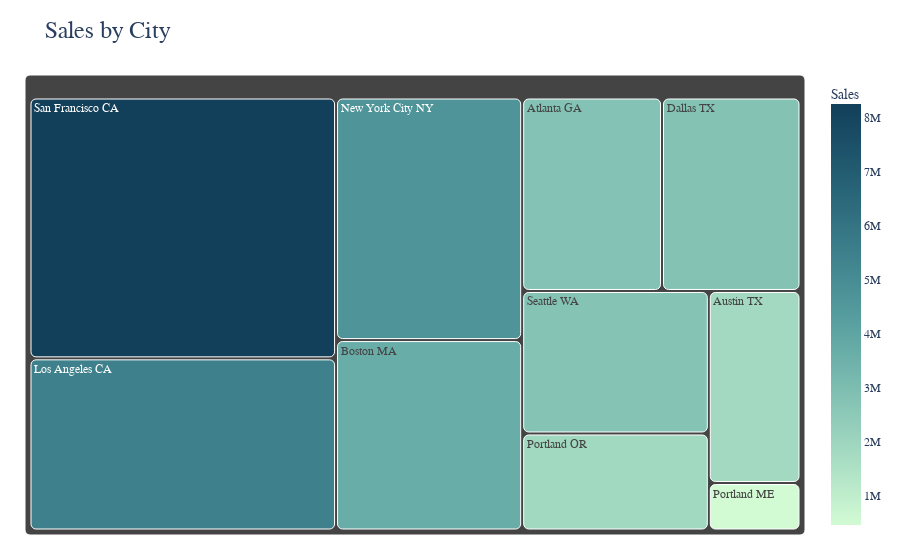

Write notebook code for a chart like this one.
### Markdown cell above
### 4. Which city generates the highest revenue?

### Code cell
city_sales = maindf.groupby('City State')['Sales'].sum()
city_data = city_sales.reset_index()
total_sales = city_data['Sales'].sum()
city_data['Percentage Contribution'] = (city_data['Sales'] / total_sales) * 100

hover_template = (
    "<b>%{label}</b><br>"
    "Sales: $%{value:,.2f}<br>"
    "Percentage Contribution: %{customdata[0]:.2f}%<br>"
)


fig = px.treemap(
    city_data,
    path=["City State"],
    values="Sales",
    color="Sales",
    color_continuous_scale="darkmint",
    title="Sales by City",
)


fig.data[0].customdata = city_data[["Percentage Contribution"]].values

fig.update_traces(
    hovertemplate=hover_template,
    hoverinfo="skip",
    marker=dict(cornerradius=5),
)


fig.update_layout(
    margin=dict(t=75, l=25, r=25, b=25),
    title_font=dict(size=24),
    font_family="Arial Black",
)

fig.show()
fig.write_html("sales_by_city_treemap.html")

### Figure 1 — Plotly figure (JSON) as saved in the notebook; plotly's stock layout.template omitted (floating-point values rounded to 4 significant figures)
{"data": [{"branchvalues": "total", "customdata": [[8.105], [5.275], [10.62], [8.025], [15.81], [13.52], [1.304], [5.424], [23.95], [7.966]], "domain": {"x": [0, 1], "y": [0, 1]}, "hoverinfo": "skip", "hovertemplate": "<b>%{label}</b><br>Sales: $%{value:,.2f}<br>Percentage Contribution: %{customdata[0]:.2f}%<br>", "ids": ["Atlanta GA", "Austin TX", "Boston MA", "Dallas TX", "Los Angeles CA", "New York City NY", "Portland ME", "Portland OR", "San Francisco CA", "Seattle WA"], "labels": ["Atlanta GA", "Austin TX", "Boston MA", "Dallas TX", "Los Angeles CA", "New York City NY", "Portland ME", "Portland OR", "San Francisco CA", "Seattle WA"], "marker": {"coloraxis": "coloraxis", "colors": [2795000.0, 1820000.0, 3662000.0, 2768000.0, 5453000.0, 4664000.0, 449800.0, 1871000.0, 8262000.0, 2748000.0], "cornerradius": 5}, "name": "", "parents": ["", "", "", "", "", "", "", "", "", ""], "type": "treemap", "values": [2795000.0, 1820000.0, 3662000.0, 2768000.0, 5453000.0, 4664000.0, 449800.0, 1871000.0, 8262000.0, 2748000.0]}], "layout": {"coloraxis": {"colorbar": {"title": {"text": "Sales"}}, "colorscale": [[0, "rgb(210, 251, 212)"], [0.1667, "rgb(165, 219, 194)"], [0.3333, "rgb(123, 188, 176)"], [0.5, "rgb(85, 156, 158)"], [0.6667, "rgb(58, 124, 137)"], [0.8333, "rgb(35, 93, 114)"], [1, "rgb(18, 63, 90)"]]}, "font": {"family": "Arial Black"}, "legend": {"tracegroupgap": 0}, "margin": {"b": 25, "l": 25, "r": 25, "t": 75}, "title": {"font": {"size": 24}, "text": "Sales by City"}}}
